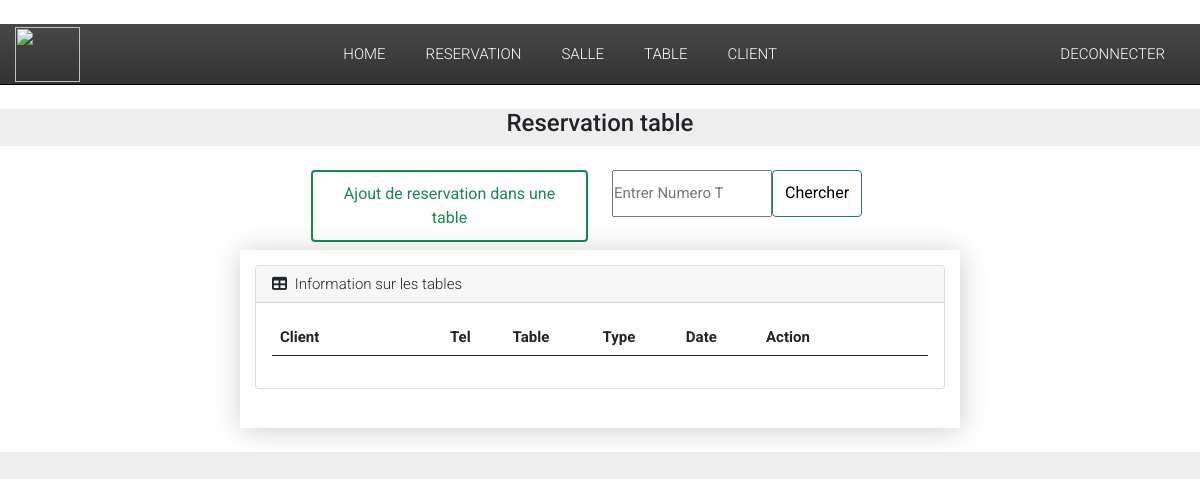
/reservation_table/ (signed in), run on an earlier commit of the app's database.
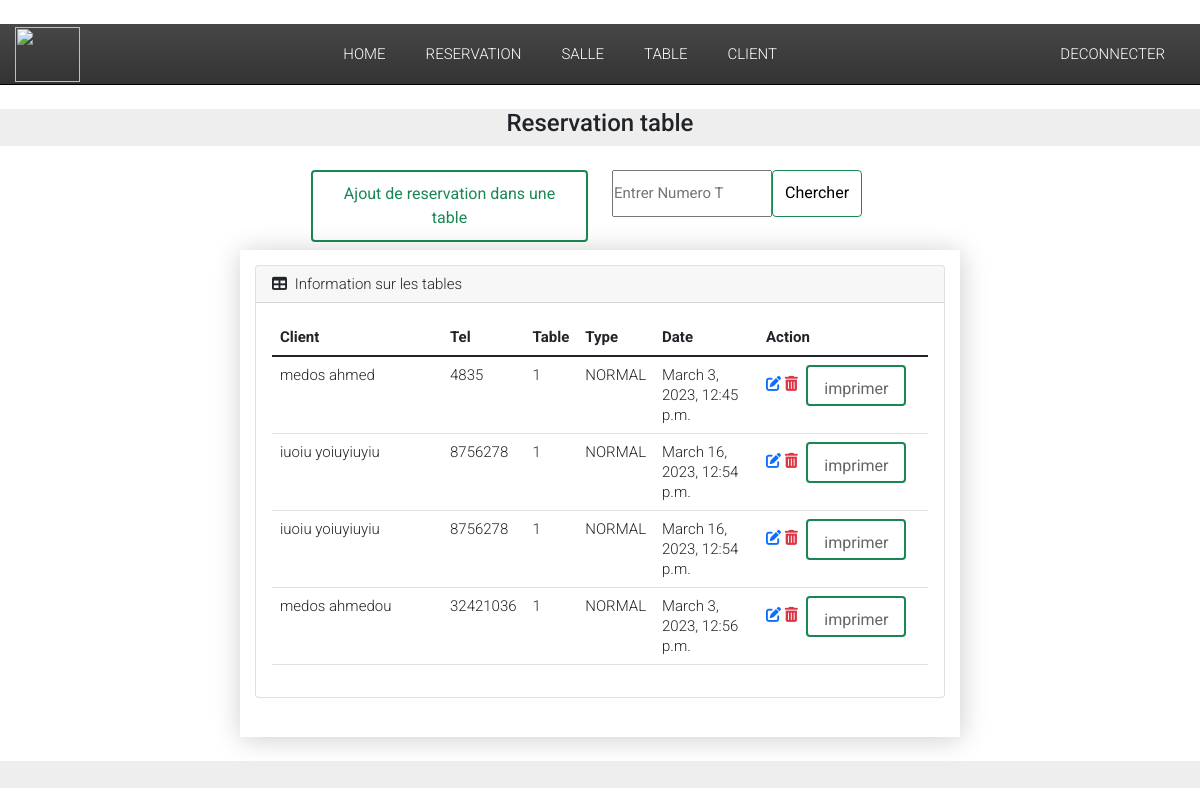
And on a later commit of the database.
### Reservation/models.py (models this page shows, shortened)
class Reservation_table(models.Model):
    Evenement_TYPE_table = (
        ('diner_vip', 'diner_vip'),
        ('diner_Normal', 'diner_Normal'),
        ('Conference', 'Conference'),
        ('Festival', 'Festival'),
        ('Mariage', 'Mariage'),
        ('autre', 'autre')
    )
    client = models.ForeignKey(Client, on_delete=models.CASCADE)
    table = models.ForeignKey(Table,  on_delete=models.CASCADE)
    date_reservation = models.DateTimeField()
    disponiblité = models.BooleanField(default=True)
    nombre_place = models.IntegerField(validators=[MinValueValidator(1), MaxValueValidator(10)],default=1)
    type_evenement = models.CharField(max_length=50, choices=Evenement_TYPE_table)

class Client(models.Model):
    nom = models.CharField(max_length=50)
    prenom = models.CharField(max_length=50)
    email = models.EmailField(max_length=50)
    verification = RegexValidator(regex="[1-9]{8}", message="Veuillez entrer un numero correct")
    phone_validator = RegexValidator(regex=r'^(1[1-9]|2[1-2,4,7,8]|3[1-5]|3[7-8]|4[1-9]'
                                       r'|5[1,3-5]|6[1-9]|7[1,3,4,5,7,9]'
                                       r'|8[1-9]|9[1-9]){1}[0-9]{8,9}$',
                                 message="entrer un nombre valide")
    tel = models.IntegerField(validators=[phone_validator])

class Table(models.Model):
    TABLE_TYPE = (
        ('VIP', 'vip'),
        ('NORMAL', 'Normal')
    )
    numero = models.IntegerField()
    type = models.CharField(max_length=50, choices=TABLE_TYPE)
    salle = models.ForeignKey(Salle, null=True, on_delete=models.CASCADE)
    disponiblité = models.BooleanField(default=True)

### Reservation/views.py (the view)
# urls.py: path('reservation_table/',views.reservation_table, name="reservation_table"),
def reservation_table(request):
    if not request.user.is_authenticated:
        return redirect('login')
    else:
        reserv_table = Reservation_table.objects.all()
        return render(request, 'Reservation/Reservation_Table.html',{'reserv_table' : reserv_table})

### Reservation/templates/Reservation/Reservation_Table.html (shortened to what this page needs)
{% extends 'Reservation/main.html' %}
{% block content%}
{% load static %}
<!DOCTYPE html>
<html lang="en">
  <head>
	<link rel="stylesheet" href="{% static 'table/css/demo.css' %}">
  </head>
  <body>
<h4><center>  Reservation table </center></h4>
 <main>
  <div class="row" >
    <div class="col-sm">
    </div>
    <div class="col-sm">
    <center>
    <h6 class=""><a class="btn btn-outline-success border-success text-success" href="{% url 'choix_table_admin' %}">Ajout de reservation dans une table</a></h6>
    </center>
  </div>
  <div class="col-sm">
    <center>
      <form class="d-flex ml-3" method="POST" action="{% url 'rechercher_reservation_table'%}" >
          <input style="width: 160px; height:47px; border-color: green border-success solid" placeholder="Entrer Numero T"  type="number" aria-label="search" id="tel" name="tel" required>
          <button class= "btn btn-outline-success text-black border-4px solid green background-color-green border-success"  type="submit"> Chercher</button>
        </form> </center>
    </div>
    <div class="col-sm"> </div>
  </div>
<div class="row" >
<section class="container cd-table-container" style="width: 2000px;" >
  <div class="card mb-4">
    <div class="card-header">
        <i class="fas fa-table me-1"></i>
        Information sur les tables
    </div>
    <div class="card-body">
        <table  class="table table-hover">
    <thead>
      <tr style="width: 200px;">
        <th style="width: 170px;" >Client</th>
        <th>Tel</th>
        <th>Table</th>
        <th>Type</th>
        <th>Date </th>
        <th style="width: 170px;">Action</th>
      </tr>
    </thead>
    <tbody>
      {% for items in reserv_table %}
      <tr>
        <td>{{items.client.nom}} {{items.client.prenom}}</td>
        <td> {{items.client.tel}} </td>
        <td>{{items.table.numero}}</td>
        <td>{{items.table.type}}</td>
        <td>{{items.date_reservation}}</td>
        <td><a  href="#" > <i class="fas fa-edit"></i></a>
            <a class="text-danger" href="/supprimer_reservation_table/{{items.id}}/" ><i class="fas fa-trash-alt"></i></a>
        <a href="/Billet_table/{{items.id}}/"  class="btn btn-outline-success border-success" style="width: 100px; height:41px"> imprimer </a> </td>
        </tr>
        {% endfor %}
    </tbody>
  </table>
</div>
</section>
 </main>
  </body>
</html>
{% endblock %}

What changed in the data, as far as the page shows it:
added Reservation_table: client.nom "medos", client.prenom "ahmed", client.tel "4835", table.numero "1", table.type "NORMAL", date_reservation "March 3, 2023, 12:45 p.m."
added Reservation_table: client.nom "iuoiu", client.prenom "yoiuyiuyiu", client.tel "8756278", table.numero "1", table.type "NORMAL", date_reservation "March 16, 2023, 12:54 p.m."
added Reservation_table: client.nom "iuoiu", client.prenom "yoiuyiuyiu", client.tel "8756278", table.numero "1", table.type "NORMAL", date_reservation "March 16, 2023, 12:54 p.m."
added Reservation_table: client.nom "medos", client.prenom "ahmedou", client.tel "32421036", table.numero "1", table.type "NORMAL", date_reservation "March 3, 2023, 12:56 p.m."
